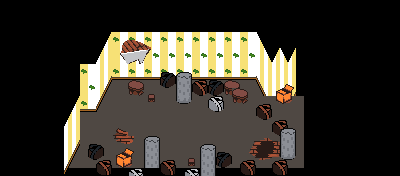

Rendered tile map (Tiled .tmx) drawn with the repository's tilesets; below, a short description and the map source with its tile grids summarised:
An orthogonal 50x22 tile map with 8x8 px tiles, 3 tile layers (Background, Tilemap, Overlay) and 31 objects (11x solid, 9x firefx, hostage, player).

<map version="1.0" orientation="orthogonal" renderorder="right-down" width="50" height="22" tilewidth="8" tileheight="8" nextobjectid="94">
 <tileset firstgid="1" name="tileset" tilewidth="8" tileheight="8" tilecount="2048">
  <image source="../tilesets/tileset.png" trans="ff00ff" width="256" height="512" />
 </tileset>
 <layer name="Background" width="50" height="22">
  <properties>
   <property name="tileset" value="tileset" />
  </properties>
  <data>[1100 cells, 446 non-empty, 33 distinct tile ids]</data>
 </layer>
 <layer name="Tilemap" width="50" height="22">
  <properties>
   <property name="tileset" value="tileset" />
  </properties>
  <data>[1100 cells, 170 non-empty, 83 distinct tile ids]</data>
 </layer>
 <layer name="Overlay" width="50" height="22">
  <properties>
   <property name="overlay" value="true" />
   <property name="tileset" value="tileset" />
  </properties>
  <data>[1100 cells, 16 non-empty, 4 distinct tile ids]</data>
 </layer>
 <objectgroup name="Objects">
  <object id="61" type="solid" x="176" y="72" width="120" height="24" />
  <object id="62" type="solid" x="64" y="168" width="240" height="8" />
  <object id="63" type="solid" x="176" y="96" width="16" height="8" />
  <object id="64" type="solid" x="208" y="96" width="16" height="16" />
  <object id="65" type="solid" x="232" y="96" width="16" height="8" />
  <object id="66" type="solid" x="256" y="104" width="16" height="16" />
  <object id="67" type="solid" x="272" y="120" width="16" height="16" />
  <object id="68" type="solid" x="256" y="136" width="40" height="40" />
  <object id="69" type="solid" x="80" y="144" width="24" height="24" />
  <object id="72" type="solid" x="104" y="152" width="32" height="16" />
  <object id="73" type="solid" x="160" y="160" width="16" height="16" />
  <object id="74" x="216" y="152" width="16" height="16" />
  <object id="75" x="240" y="160" width="16" height="16" />
  <object id="76" x="128" y="80" width="16" height="16" />
  <object id="77" x="96" y="72" width="16" height="16" />
  <object id="78" x="88" y="88" width="16" height="16" />
  <object id="79" x="112" y="64" width="48" height="16" />
  <object id="80" x="160" y="72" width="16" height="16" />
  <object id="81" x="80" y="104" width="16" height="8" />
  <object id="82" x="64" y="104" width="16" height="40" />
  <object id="83" name="puggy pug'o" type="hostage" x="176" y="120" width="24" height="24">
   <properties>
    <property name="graphic" value="pug-sheet" />
    <property name="mask" value="6,12,12,12" />
   </properties>
   <ellipse />
  </object>
  <object id="84" name="Start" type="player" x="80" y="112" width="16" height="16">
   <ellipse />
  </object>
  <object id="85" name="firefx" type="firefx" x="216" y="88" width="16" height="16" />
  <object id="86" name="firefx" type="firefx" x="208" y="160" width="16" height="16" />
  <object id="87" name="firefx" type="firefx" x="120" y="160" width="16" height="16" />
  <object id="88" name="firefx" type="firefx" x="136" y="48" width="8" height="8" />
  <object id="89" name="firefx" type="firefx" x="280" y="96" width="8" height="8" />
  <object id="90" name="firefx" type="firefx" x="256" y="144" width="16" height="16" />
  <object id="91" name="firefx" type="firefx" x="144" y="96" width="8" height="8" />
  <object id="92" name="firefx" type="firefx" x="192" y="80" width="8" height="8" />
  <object id="93" name="firefx" type="firefx" x="88" y="152" width="8" height="8" />
 </objectgroup>
</map>
